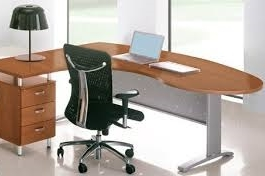
//> input picture 5-fifth_work/image8_c.jpg, 265 x 176 px
$ ./main   (built with g++ and OpenCV 4)
//> lines starting //> are read from the running program, lines starting //| are printed output that depends on the picture; after the words box and inside, x2 and y2 are one past the last pixel; in counts of white or black regions, pixels touching at a corner belong together
#include <iostream>
#include <opencv2/opencv.hpp>

using namespace cv;
using namespace std;

RNG rng(12345);
#define PI 3.14159265

float min_dif_zero(float a, float b)
{
    if (a == 0) return b;
    else if (b == 0) return a;
    else if (a < b) return a;
    else return b;
}

float min_dif_zero1(float X[5])
{
    float mi;
    int i = 0;
    while (X[i] == 0) i++;
    mi = X[i];
    for (int j = i+1; j < 5; j++)
    {
        if ((X[j] != 0) && ( X[j]<mi)) mi = X[j];
    }

    return mi;
}

Mat K_Means(Mat Input, int K)
{
    Mat samples(Input.rows * Input.cols, Input.channels(), CV_32F);
    for (int y = 0; y < Input.rows; y++){
        for (int x = 0; x < Input.cols; x++){
            for (int z = 0; z < Input.channels(); z++){
                if (Input.channels() == 3)
                {
                    samples.at<float>(y + x * Input.rows, z) = Input.at<Vec3b>(y, x)[z];
                }
                else
                {
                    samples.at<float>(y + x * Input.rows, z) = Input.at<uchar>(y, x);
                }
            }
        }
    }
    Mat labels;
    int attempts = 5;
    Mat centers;
    kmeans(samples, K, labels, TermCriteria(TermCriteria::MAX_ITER | TermCriteria::EPS, 10000, 0.0001), attempts, KMEANS_PP_CENTERS, centers);
    Mat new_image(Input.size(), Input.type());
    for (int y = 0; y < Input.rows; y++) {
        for (int x = 0; x < Input.cols; x++)
        {
            int cluster_idx = labels.at<int>(y + x * Input.rows, 0);
            if (Input.channels() == 3)
            {
                for (int i = 0; i < Input.channels(); i++)
                {
                    new_image.at<Vec3b>(y, x)[i] = centers.at<float>(cluster_idx, i);
                }
            }
            else
            {
                new_image.at<uchar>(y, x) = centers.at<float>(cluster_idx, 0);
            }
        }
    }
    return new_image;
}


int main( int argc, char** argv )
{
     // on lit l'image originale
    Mat image = imread("image8_c.jpg",IMREAD_COLOR);
//> image is the input picture: 176 rows x 265 cols, CV_8UC3; mean B, G, R 162, 170.9, 181
    if(! image.data)
    {
        cout<<"Could not open file" << endl;
        return -1;
    }
    imshow("originalimage", image);

    Mat img, ImgGray;

    cvtColor(image, ImgGray, COLOR_BGR2GRAY);
    threshold(ImgGray, img, 1, 255,THRESH_BINARY+THRESH_OTSU);
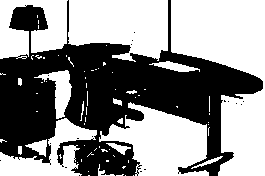
//> img: 176 rows x 265 cols, CV_8UC1; 55.9% white; 18 black regions (17 under 20 px), largest, box (x1, y1, x2, y2) and area: (0, 0, 263, 176) 20563
    imshow("image seuillee", img);

    // Etiquettage

    int C;
    cout << "Donner le nombre de régions :";
    cin >> C;
//> the answer given: 1
    Mat clas = K_Means(ImgGray, C);
//> in K_Means, `kmeans(samples, K, labels, TermCriteria(TermCriteria::MAX_ITER | TermC..`: centers = [172.9]
//> after the loop in K_Means, `for (int y = 0; y < Input.rows; y++)`: new_image: 176 rows x 265 cols, CV_8UC1; every value is 172
    Mat clas_col;
    imshow("Segmentation", clas);

    int nl = image.rows;
//> nl = 176
    int nc = image.cols;
//> nc = 265
    int i, j;
    vector<uchar>index;
    index.push_back(clas.at<uchar>(0, 0));
//> index = [172]
    int u;
    int k = 1;
    for (i = 0; i < nl; i++)
    {
        for (j = 0; j < nc; j++)
        {
            u=0;
            while ((u < k) && (clas.at<uchar>(i, j)!=index[u]))
            {
            u++;
            }
            if (u >= k)
            {
            cout <<" u="<< u<< endl;
            index.push_back(clas.at<uchar>(i, j));
            k++;
            }
        }
    }
//> after the loop, u = 0; k = 1
    cout << " k= " << k << endl;
//|  k= 1
    for (i = 0; i < k; i++)
        cout << (int) index[i] << endl;
//> this loop made 1 pass
//| 172
    int dilation_type = 0;
    int dilation_size = 1;
    int erosion_size = 1;
    Mat element1 = getStructuringElement(dilation_type, Size(2 * dilation_size + 1, 2 * dilation_size + 1), Point(dilation_size, dilation_size));
    Mat D;
    int ih, jh, ib, jb, ig,jg,id,jd;
    Point pt1, pt2;
    Mat clas1= Mat(image.rows, image.cols, CV_8UC1,Scalar(0));
    for (u = 0; u < C; u++)
    {
        for (i = 0; i < nl; i++)
        {
            for (j = 0; j < nc; j++)
            {
                if (clas.at<uchar>(i, j) == index[u])
                    clas1.at<uchar>(i, j) = (uchar) 255;
                else
                    clas1.at<uchar>(i, j) = (uchar)0;
            }
        }

        dilate(clas1, D, element1);
        erode (D,clas1, element1);
        imshow("Segmentation", clas1);


        i = 0;
        int flag = 0;
        while ((i < nl) && (flag == 0))
        {
            j = 0;
            while ((j < nc) && (clas1.at<uchar>(i, j) == (uchar)0)){
                j++;
            }
            if (j < nc)
            {
                flag = 1;
                ih = i;
                jh = j;
                break;
            }
            i++;
        }
        i = nl-1;
        flag = 0;
        while ((i>=0 ) && (flag == 0))
        {
            j = nc-1;
            while ((j >=0) && (clas1.at<uchar>(i, j) == (uchar)0)){
                j--;
            }
            if (j >=0)
            {
                flag = 1;
                ib = i;
                jb= j;
                break;
            }
            i--;
        }
        j = 0;
        flag = 0;
        while ((j < nc) && (flag == 0))
        {
            i = 0;
            while ((i < nl) && (clas1.at<uchar>(i, j) == (uchar)0)){
                i++;
            }
            if (i < nl)
            {
                flag = 1;
                ig = i;
                jg = j;
                break;
            }
            j++;
        }

        j = nc-1;
        flag = 0;
        while ((j >= 0) && (flag == 0))
        {
            i = nl-1;
            while ((i >= 0) && (clas1.at<uchar>(i, j) == (uchar)0)){
                i--;
            }
            if (i >= 0)
            {
                flag = 1;
                id = i;
                jd = j;
                break;
            }
            j--;
        }
        cout << ih << " " << jg << " " << ib << " " << jd << endl;
        pt1 = Point(jg, ih);
        pt2 = Point(jd, ib);
        rectangle(clas1, pt1, pt2, Scalar(50, 255, 0), 2, 8);
        imshow("Segmentation 2", clas1);
        rectangle(image, pt1, pt2, Scalar(255, 50, 0), 2, 8);
        imshow("Segmentation 3", image);
        waitKey(0);
    }
//> D: 176 rows x 265 cols, CV_8UC1; every value is 255
//> after the loop, i = 175; j = 264; ih = 0; jh = 0; ib = 175; jb = 264; ig = 0; jg = 0; id = 175; jd = 264

    Rect ROI = Rect(pt1, pt2);
//> ROI = Rect(0, 0, 264, 175)
    Mat image_roi = image(ROI);
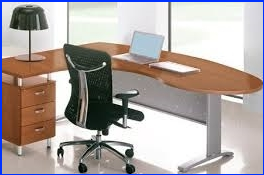
//> image_roi: 175 rows x 264 cols, CV_8UC3; mean B, G, R 163.8, 166.6, 175.1
    imshow("ROI", image_roi);
    waitKey(0);

    int xg, yg;
    cout << "Nombre de colonnes : " << nc << endl;
//| Nombre de colonnes : 265
    cout << "Nombre de lignes: " << nl << endl;
//| Nombre de lignes: 176
    int compt = 0;
    int x;
    xg = 0;
    yg = 0;
    for (i = 0; i < nl; i++)
    {
        for (j = 0; j < nc; j++)
        {
            if (clas1.at<uchar>(i, j) != 0)
            {
                compt++;
                xg = xg + j;
                yg = yg + i;
            }
        }
    }
//> this loop made 176 passes
//> (compt, xg, yg) on passes 1 to 3: (265, 34980, 0), (530, 69960, 265), (795, 104940, 795)
//> after the loop, compt = 46640; xg = 6156480; yg = 4081000
    xg = xg / compt;
//> xg = 132
    yg = yg / compt;
//> yg = 87
    cout << "xg=" << xg << "  yg=" << yg << endl;
//| xg=132  yg=87
    Point2f ptc = Point(xg, yg);
//> ptc = Point(132, 87)
    circle(image, ptc, 10, Scalar(0, 255, 255), FILLED, LINE_8);
//> image: 176 rows x 265 cols, CV_8UC3; 4.43% of pixels changed, all inside (x1, y1, x2, y2) = (0, 0, 265, 176)
    imshow("centre de gravité", image);
    waitKey(0);
    imshow("Segmentation 4", clas1);
    waitKey(0);

    int lowThreshold = 200;
    const int max_lowThreshold = 100;
    const int ratio = 2;
    const int kernel_size = 3;
    blur(image_roi, image_roi, Size(3, 3));
    Canny(image_roi, D, lowThreshold, max_lowThreshold*ratio, kernel_size);
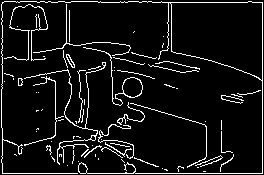
//> D: 175 rows x 264 cols, CV_8UC1; 7.7% white in thin lines or dots
    imshow("image_contour", D);
    waitKey(0);

    vector<vector<Point> > contours;
    findContours(D, contours, RETR_TREE, CHAIN_APPROX_SIMPLE);
//> contours = 86 contours, 75 with area under 20; largest, box (x1, y1, x2, y2) and area: (1, 1, 263, 174) 5679, (170, 1, 263, 81) 5574, (83, 47, 143, 106) 331, (122, 77, 143, 98) 306, (78, 162, 88, 174) 71
    vector<vector<Point> > contours_poly(contours.size());
//> contours_poly = 86 empty contours
    vector<Rect> boundRect(contours.size());
    vector<Point2f>centers(contours.size());
    vector<float>radius(contours.size());
    for (size_t i = 0; i < contours.size(); i++)
    {
        approxPolyDP(contours[i], contours_poly[i], 3, true);
        boundRect[i] = boundingRect(contours_poly[i]);
        minEnclosingCircle(contours_poly[i], centers[i], radius[i]);
    }
//> this loop made 86 passes
//> after the loop, contours_poly = 86 contours, 73 with area under 20; largest, box (x1, y1, x2, y2) and area: (2, 1, 263, 174) 5966, (171, 2, 263, 81) 5499, (83, 47, 142, 105) 319, (122, 77, 143, 98) 230, (4, 4, 48, 61) 85; boundRect = 86 Rects (x, y, width, height), first 8: [203, 171, 1, 1], [164, 169, 4, 2], [162, 168, 1, 1], [197, 167, 1, 1], [177, 166, 7, 6], [67, 165, 1, 1], [78, 161, 1, 1], [121, 159, 4, 4]; centers = 86 Points (x, y), first 12: [203, 171], [165.5, 169.5], [162, 168], [197, 167], [180.2, 168.6], [67, 165], [78, 161], [122.5, 160.5], [98, 158], [146, 161.5], [52.5, 158.5], [208.5, 161]; radius = 86 values, max 155.6 at index 83, min 0.0001 at index 0, mean 10.34
    Mat drawing = Mat::zeros(D.size(), CV_8UC3);
    for (size_t t = 0; t < contours.size(); t++)
    {
        Scalar color = Scalar(rng.uniform(0, 256), rng.uniform(0, 256),
        rng.uniform(0, 256));
        drawContours(drawing, contours_poly, (int)t, color);
        rectangle(drawing, boundRect[t].tl(), boundRect[t].br(), color, 2);
        circle(drawing, centers[t], (int)radius[t], color, 2);
    }
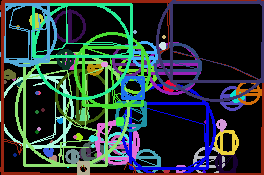
//> drawing: 175 rows x 264 cols, CV_8UC3; mean B, G, R 54.2, 56, 42.2
    imshow("Contours", drawing);
    waitKey(0);

    int f=0;
    int area = contourArea(contours[0]);
//> area = 0
    int per = arcLength(contours[0], "True");
//> per = 4
    cout << "Surface= " << area << " perimetre= " << per << endl;
//| Surface= 0 perimetre= 4
    float circ = (4. * PI * area) / (per * per);
//> circ = 0
    cout << "circularite= " << circ << endl;
//| circularite= 0
    vector<float>dist;
    float z, maxdist = 0, mindist = 1000000, moydist = 0;
    for (i = 0; i < contours[0].size(); i++)
    {
        z = (contours[0][i].x - xg) * (contours[0][i].x - xg) + (contours[0][i].y - yg) * (contours[0][i].y - yg);
        z = sqrt(z);
        if (z < mindist) mindist = z;
        if (z > maxdist) maxdist = z;
        moydist = moydist + z;
        dist.push_back(z);
    }
//> this loop made 2 passes
//> (z, mindist, maxdist, moydist) on pass 1: (110, 110, 110, 110)
//> (z, maxdist, moydist) on pass 2: (111.3, 111.3, 221.3)
//> after the loop, z = 111.3; mindist = 110; maxdist = 111.3; moydist = 221.3
    moydist = moydist / contours[0].size();
//> moydist = 110.6
    cout << "maxsignature= " << maxdist << " minsignature= " << mindist << " moyenneSignature =" << moydist << endl;
//| maxsignature= 111.288 minsignature= 109.986 moyenneSignature =110.637
    int histSize = 256; // taille binaire
    float range[] = { 0, 255 };
    const float* ranges[] = { range };
    MatND hist;

    // plot de l'histogramme
    int hist_w = 512; int hist_h = 400;
    int bin_w = cvRound((double)hist_w / histSize);
    Mat histImage(hist_h, hist_w, CV_8UC1, Scalar(0, 0, 0));
    normalize(hist, hist, 0, histImage.rows, NORM_MINMAX, -1, Mat());
    // plot signature
    histSize = contours[0].size();
//> histSize = 2
    hist_w = 512; hist_h = 400;
    bin_w = cvRound((double)hist_w / histSize);
//> bin_w = 256
    Mat distImage(hist_h, hist_w, CV_8UC1, Scalar(0, 0, 0));
    normalize(dist, dist, 0, histImage.rows, NORM_MINMAX, -1, Mat());
//> dist = [0, 400]
    for (i = 1; i < histSize; i++)
    {
        line(distImage, Point(bin_w * (i - 1), hist_h - cvRound(dist[i - 1])),
        Point(bin_w * (i), hist_h - cvRound(dist[i])),
        Scalar(255, 0, 0), 2, 8, 0);
    }
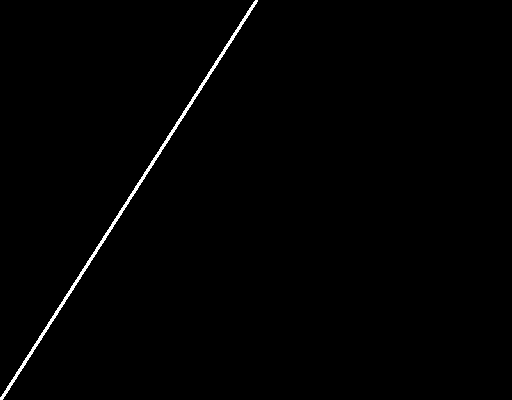
//> distImage: 400 rows x 512 cols, CV_8UC1; 0.77% white; 1 white region, box (x1, y1, x2, y2) and area: (0, 0, 258, 400) 1583
    namedWindow("Signature", 1);
    imshow("Signature", distImage);
    waitKey(0);

    //LBP de l'image ROI
    const char* output_tt = "LBP Result";
    int width = image_roi.cols;
//> width = 264
    int height = image_roi.rows;
//> height = 175
    Mat lbpImage = Mat::zeros(image_roi.rows - 2, image_roi.cols - 2, CV_8UC1);//3 * 3 window, there isone pixel on each side of the border
    for (int row = 1; row < height - 1; row++) {
        for (int col = 1; col < width - 1; col++) {
            uchar c = image_roi.at<uchar>(row, col);//Get the center pixel value
            uchar code = 0;//Signature
            code |= (image_roi.at<uchar>(row - 1, col - 1) > c) << 7;
            code |= (image_roi.at<uchar>(row - 1, col) > c) << 6;
            code |= (image_roi.at<uchar>(row - 1, col + 1) > c) << 5;
            code |= (image_roi.at<uchar>(row, col + 1) > c) << 4;
            code |= (image_roi.at<uchar>(row + 1, col + 1) > c) << 3;
            code |= (image_roi.at<uchar>(row + 1, col) > c) << 2;
            code |= (image_roi.at<uchar>(row + 1, col - 1) > c) << 1;
            code |= (image_roi.at<uchar>(row, col - 1) > c) << 0;
            lbpImage.at<uchar>(row - 1, col - 1) = code; // Original picture 1, 1 = Effect picture 0, 0
        }
    }
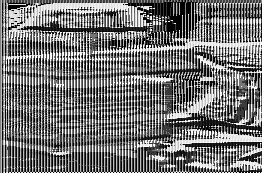
//> lbpImage: 173 rows x 262 cols, CV_8UC1; min 0, max 255, mean 115.7
    imshow("image_LBP", lbpImage);
    waitKey(0);

    /// calcule de l'histogramme pour l'image au niveau de gris
    int histSize2 = 256;
    float range2[] = { 0, 255 };
    const float* ranges2[] = { range2 };
    MatND hist2;
    calcHist(&lbpImage, 1, 0, Mat(), hist2, 1, &histSize2, ranges2,true, false);
//> hist2 = 256 values, max 4876 at index 0, min 0 at index 5, mean 173.4
    int hist_w2 = 512; int hist_h2 = 400;
    int bin_w2 = cvRound((double)hist_w2 / histSize2);
    Mat histImage2(hist_h2, hist_w2, CV_8UC1, Scalar(255, 255, 255));
    normalize(hist2, hist2, 0, histImage2.rows, NORM_MINMAX, -1, Mat());
//> hist2 = 256 values, max 400 at index 0, min 0 at index 5, mean 14.23
    for (int i = 1; i < histSize2; i++)
    {
        line(histImage2, Point(bin_w2 * (i - 1),hist_h2 - cvRound(hist2.at<float>(i - 1))),
        Point(bin_w2 * (i), hist_h2 -cvRound(hist2.at<float>(i))),
        Scalar(0, 0, 0), 2, 8, 0);
    }
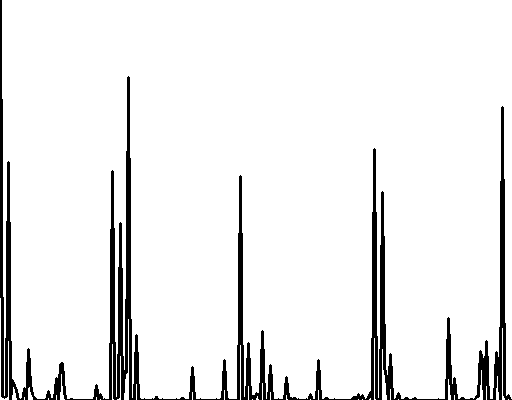
//> histImage2: 400 rows x 512 cols, CV_8UC1; 92.8% white; 1 black region, box (x1, y1, x2, y2) and area: (0, 0, 512, 400) 14744
    namedWindow("hist", WINDOW_AUTOSIZE);
    imshow("hist", histImage2);
    waitKey(0);

    destroyAllWindows();
    return 0;
}

$ run again, with 5-fifth_work/image8.jpg copied over 5-fifth_work/image8_c.jpg
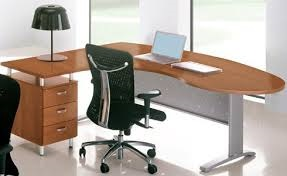
//> input picture 5-fifth_work/image8.jpg, 287 x 176 px
//> image is the input picture: 176 rows x 287 cols, CV_8UC3; mean B, G, R 158.3, 167, 176.9
//> `threshold(ImgGray, img, 1, 255,THRESH_BINARY+THRESH_OTSU);`:
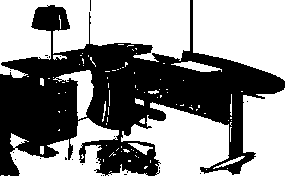
//> img: 176 rows x 287 cols, CV_8UC1; 56.5% white; 21 black regions (20 under 20 px), largest, box (x1, y1, x2, y2) and area: (0, 0, 285, 176) 21935
//> in K_Means, `kmeans(samples, K, labels, TermCriteria(TermCriteria::MAX_ITER | TermC..`: centers = [169]
//> index = [168]
//> after the loop `for (i = 0; i < nl; i++)`: u = 0; k = 1
//|  k= 1
//> the loop `for (i = 0; i < k; i++)` made 1 pass
//| 168
//> the loop `for (u = 0; u < C; u++)` made 1 pass
//| 0 0 175 286
//> after the loop `for (u = 0; u < C; u++)`: i = 175; j = 286; ih = 0; ib = 175; jb = 286; ig = 0; id = 175; jd = 286
//> ROI = Rect(0, 0, 286, 175)
//| Nombre de colonnes : 287
//| Nombre de lignes: 176
//> the loop `for (i = 0; i < nl; i++)` made 176 passes
//> (compt, xg, yg) on passes 1 to 3: (287, 41041, 0), (574, 82082, 287), (861, 123123, 861)
//> after the loop `for (i = 0; i < nl; i++)`: compt = 50512; xg = 7223216; yg = 4419800
//> `xg = xg / compt;`: xg = 143
//> `yg = yg / compt;`: yg = 87
//| xg=143  yg=87
//> ptc = Point(143, 87)
//> contours = 96 contours, 83 with area under 20; largest, box (x1, y1, x2, y2) and area: (1, 1, 285, 174) 5706, (192, 1, 285, 81) 5573, (133, 77, 154, 98) 322, (133, 77, 154, 98) 310, (100, 162, 110, 174) 71
//> `vector<vector<Point> > contours_poly(contours.size());`: contours_poly = 96 empty contours
//> the loop `for (size_t i = 0; i < contours.size(); i++)` made 96 passes
//> after the loop `for (size_t i = 0; i < contours.size(); i++)`: contours_poly = 96 contours, 83 with area under 20; largest, box (x1, y1, x2, y2) and area: (1, 1, 285, 174) 5730, (193, 2, 285, 81) 5499, (133, 77, 154, 98) 278, (134, 78, 152, 96) 229, (4, 4, 70, 62) 112; boundRect = 96 Rects (x, y, width, height), first 8: [225, 171, 1, 1], [186, 169, 4, 2], [184, 168, 1, 1], [219, 167, 1, 1], [199, 166, 7, 6], [88, 165, 1, 1], [100, 161, 1, 1], [149, 160, 1, 1]; centers = 96 Points (x, y), first 12: [225, 171], [187.5, 169.5], [184, 168], [219, 167], [202.2, 168.6], [88, 165], [100, 161], [149, 160], [143, 159], [120, 158], [168, 161.5], [74.5, 158.5]; radius = 96 values, max 164.9 at index 93, min 0.0001 at index 0, mean 9.53
//> the loop `for (size_t t = 0; t < contours.size(); t++)` made 96 passes
//> area = 0
//> per = 4
//| Surface= 0 perimetre= 4
//> circ = 0
//| circularite= 0
//> the loop `for (i = 0; i < contours[0].size(); i++)` made 2 passes
//> (z, mindist, maxdist, moydist) on pass 1: (117.4, 117.4, 117.4, 117.4)
//> after the loop `for (i = 0; i < contours[0].size(); i++)`: z = 118.8; mindist = 117.4; maxdist = 118.8; moydist = 236.2
//> `moydist = moydist / contours[0].size();`: moydist = 118.1
//| maxsignature= 118.794 minsignature= 117.388 moyenneSignature =118.091
//> histSize = 2
//> bin_w = 256
//> dist = [0, 400]
//> the loop `for (i = 1; i < histSize; i++)` made 1 pass
//> `calcHist(&lbpImage, 1, 0, Mat(), hist2, 1, &histSize2, ranges2,true, f..`: hist2 = 256 values, max 5502 at index 0, min 0 at index 9, mean 188.5
//> `normalize(hist2, hist2, 0, histImage2.rows, NORM_MINMAX, -1, Mat());`: hist2 = 256 values, max 400 at index 0, min 0 at index 9, mean 13.7
//> after the loop `for (int i = 1; i < histSize2; i++)`:
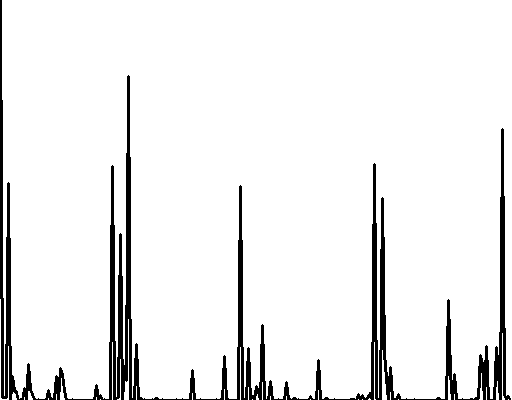
//> histImage2: 400 rows x 512 cols, CV_8UC1; 93.1% white; 1 black region, box (x1, y1, x2, y2) and area: (0, 0, 511, 400) 14187
